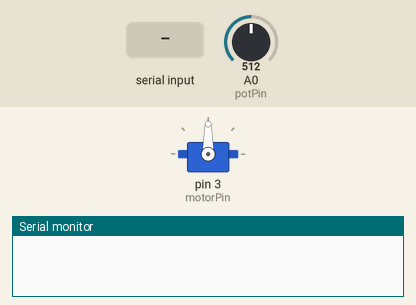
The sketch below on a simulated Arduino Uno, built with avr-gcc and run on an emulated ATmega328P. Parts: servo, the last lines printed to the serial monitor. The inputs (shaded band) are chosen by the test bench; at power-on: A0 (potPin) = 512.

Above: at 1.2 s.
1.3 s: "I" received over Serial
2.8 s: A0 (potPin) set to 716
At 4.0 s:
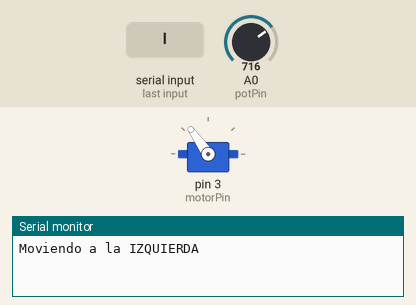
4.3 s: "D" received over Serial
5.8 s: A0 (potPin) set to 900
At 6.5 s:
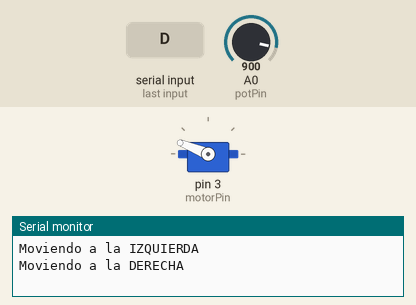
7.3 s: A0 (potPin) set to 306
At 8.5 s:
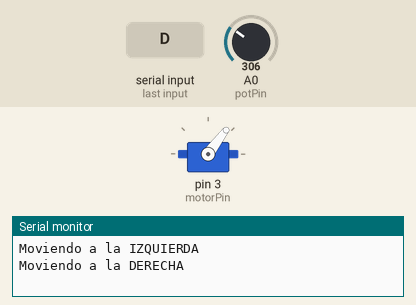
8.8 s: A0 (potPin) set to 122
At 10.2 s:
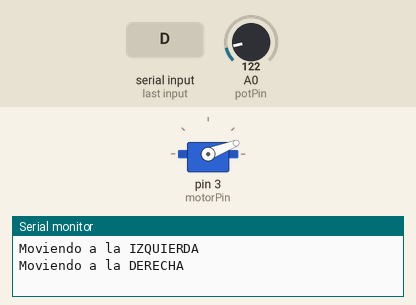
Timing chart, 0 to 11.3 s (numbered marks = the images above; inputs shaded):
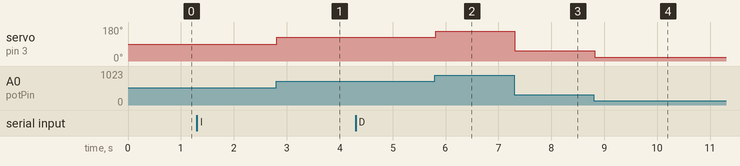

Measured:
- after the input at 2.8 s, servo on pin 3 (motorPin): 90° → 125° at once
- after the input at 5.8 s, servo on pin 3 (motorPin): 125° → 158° at once
- after the input at 7.3 s, servo on pin 3 (motorPin): 158° → 53° at once
- after the input at 8.8 s, servo on pin 3 (motorPin): 53° → 21° at once

The sketch:

Control_Velocidad.ino
```cpp
#include <Servo.h>

Servo miServo; // Objeto de la clase Servo
int potPin = A0; // define el pin del potenciómetro
int motorPin = 3; // define el pin del servo
int speed;  // variable para almacenar la velocidad

void setup() {
  Serial.begin(9600);
  miServo.attach(motorPin); // se utiliza el pin digital 3
  miServo.write(0); // el servo comienza en 0 grados
}

void moverIzquierda() {
  miServo.write(180); // se establece el ángulo en 180 grados
  Serial.println("Moviendo a la IZQUIERDA");
}

void moverDerecha() {
  miServo.write(0); // se establece el ángulo en 0 grados
  Serial.println("Moviendo a la DERECHA");
}

void readSpeed() {
  speed = analogRead(potPin); // lee el valor del potenciómetro
  speed = map(speed, 0, 1023, 0, 180); // convierte el valor leído a un rango de 0 a 180 grados
}

void sendSpeed() {
  miServo.write(speed); // envía la velocidad al servo
  delay(15); // espera un breve lapso de tiempo antes de continuar
}

void loop() {
  if (Serial.available() > 0) {
    char entrada = Serial.read();
    if (entrada == 'I') { // si se recibe "I"
      moverIzquierda();
    } else if (entrada == 'D') { // si se recibe "D"
      moverDerecha();
    }
  } else {
    readSpeed(); // lee el valor del potenciómetro y convierte el valor leído a un rango de 0 a 180 grados
    sendSpeed(); // envía la velocidad al servo
  }
}
```
